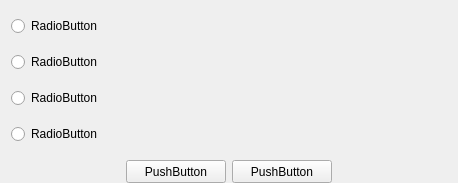
<?xml version="1.0" encoding="UTF-8"?>
<ui version="4.0">
 <class>AngKSwapSetting</class>
 <widget class="QWidget" name="AngKSwapSetting">
  <property name="geometry">
   <rect>
    <x>0</x>
    <y>0</y>
    <width>458</width>
    <height>181</height>
   </rect>
  </property>
  <property name="windowTitle">
   <string>AngKSwapSetting</string>
  </property>
  <layout class="QHBoxLayout" name="horizontalLayout">
   <property name="spacing">
    <number>0</number>
   </property>
   <property name="leftMargin">
    <number>0</number>
   </property>
   <property name="topMargin">
    <number>0</number>
   </property>
   <property name="rightMargin">
    <number>0</number>
   </property>
   <property name="bottomMargin">
    <number>0</number>
   </property>
   <item>
    <widget class="QWidget" name="backgroundWidget" native="true">
     <layout class="QVBoxLayout" name="verticalLayout_2">
      <property name="spacing">
       <number>0</number>
      </property>
      <property name="leftMargin">
       <number>0</number>
      </property>
      <property name="topMargin">
       <number>0</number>
      </property>
      <property name="rightMargin">
       <number>0</number>
      </property>
      <property name="bottomMargin">
       <number>0</number>
      </property>
      <item>
       <widget class="QWidget" name="widget" native="true">
        <layout class="QVBoxLayout" name="verticalLayout">
         <item>
          <widget class="QRadioButton" name="noButton">
           <property name="minimumSize">
            <size>
             <width>0</width>
             <height>30</height>
            </size>
           </property>
           <property name="maximumSize">
            <size>
             <width>16777215</width>
             <height>30</height>
            </size>
           </property>
           <property name="text">
            <string>RadioButton</string>
           </property>
          </widget>
         </item>
         <item>
          <widget class="QRadioButton" name="byteButton">
           <property name="minimumSize">
            <size>
             <width>0</width>
             <height>30</height>
            </size>
           </property>
           <property name="maximumSize">
            <size>
             <width>16777215</width>
             <height>30</height>
            </size>
           </property>
           <property name="text">
            <string>RadioButton</string>
           </property>
          </widget>
         </item>
         <item>
          <widget class="QRadioButton" name="wordButton">
           <property name="minimumSize">
            <size>
             <width>0</width>
             <height>30</height>
            </size>
           </property>
           <property name="maximumSize">
            <size>
             <width>16777215</width>
             <height>30</height>
            </size>
           </property>
           <property name="text">
            <string>RadioButton</string>
           </property>
          </widget>
         </item>
         <item>
          <widget class="QRadioButton" name="BWButton">
           <property name="minimumSize">
            <size>
             <width>0</width>
             <height>30</height>
            </size>
           </property>
           <property name="maximumSize">
            <size>
             <width>16777215</width>
             <height>30</height>
            </size>
           </property>
           <property name="text">
            <string>RadioButton</string>
           </property>
          </widget>
         </item>
        </layout>
       </widget>
      </item>
      <item>
       <layout class="QHBoxLayout" name="horizontalLayout_6">
        <item>
         <spacer name="horizontalSpacer_3">
          <property name="orientation">
           <enum>Qt::Horizontal</enum>
          </property>
          <property name="sizeHint" stdset="0">
           <size>
            <width>40</width>
            <height>20</height>
           </size>
          </property>
         </spacer>
        </item>
        <item>
         <widget class="QPushButton" name="okButton">
          <property name="minimumSize">
           <size>
            <width>100</width>
            <height>23</height>
           </size>
          </property>
          <property name="maximumSize">
           <size>
            <width>100</width>
            <height>23</height>
           </size>
          </property>
          <property name="text">
           <string>PushButton</string>
          </property>
         </widget>
        </item>
        <item>
         <widget class="QPushButton" name="cancelButton">
          <property name="minimumSize">
           <size>
            <width>100</width>
            <height>23</height>
           </size>
          </property>
          <property name="maximumSize">
           <size>
            <width>100</width>
            <height>23</height>
           </size>
          </property>
          <property name="text">
           <string>PushButton</string>
          </property>
         </widget>
        </item>
        <item>
         <spacer name="horizontalSpacer_4">
          <property name="orientation">
           <enum>Qt::Horizontal</enum>
          </property>
          <property name="sizeHint" stdset="0">
           <size>
            <width>40</width>
            <height>20</height>
           </size>
          </property>
         </spacer>
        </item>
       </layout>
      </item>
     </layout>
    </widget>
   </item>
  </layout>
 </widget>
 <layoutdefault spacing="6" margin="11"/>
 <resources/>
 <connections/>
</ui>
